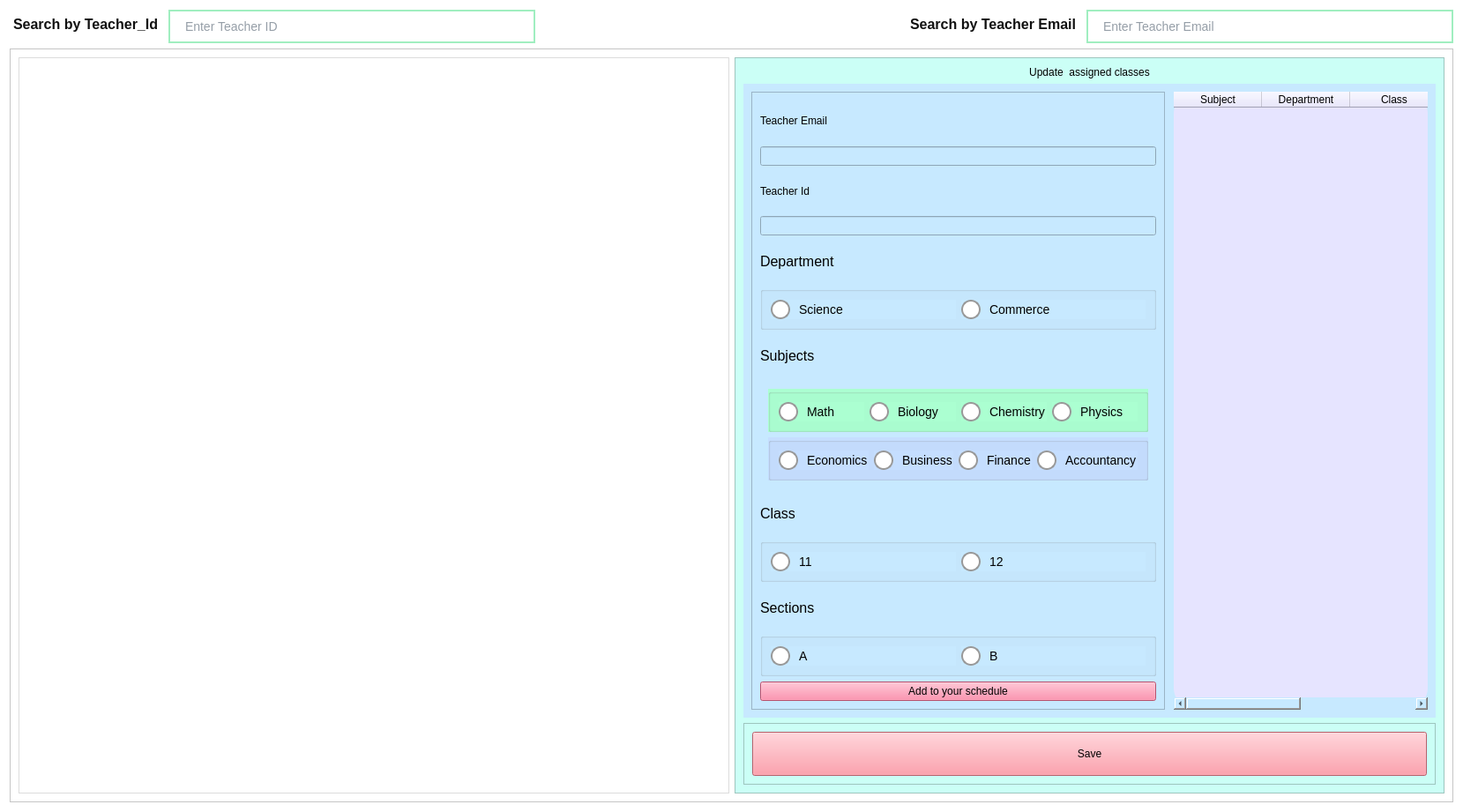
<?xml version="1.0" encoding="UTF-8"?>
<ui version="4.0">
 <class>admin_update_teacher_schedule</class>
 <widget class="QWidget" name="admin_update_teacher_schedule">
  <property name="geometry">
   <rect>
    <x>0</x>
    <y>0</y>
    <width>1659</width>
    <height>921</height>
   </rect>
  </property>
  <property name="windowTitle">
   <string>Form</string>
  </property>
  <property name="styleSheet">
   <string notr="true">background-color: rgb(255, 255, 255);
color: rgb(0, 0, 0);</string>
  </property>
  <layout class="QVBoxLayout" name="verticalLayout">
   <item>
    <layout class="QHBoxLayout" name="horizontalLayout_2">
     <item>
      <widget class="QLabel" name="label_3">
       <property name="styleSheet">
        <string notr="true">color: #111;
    font-size: 16px;
    font-weight: bold;
    font-family: &quot;Segoe UI&quot;;
    background-color: transparent;
    padding-bottom: 5px;
   </string>
       </property>
       <property name="text">
        <string>Search by Teacher_Id</string>
       </property>
      </widget>
     </item>
     <item>
      <widget class="QLineEdit" name="searchbyteacherid">
       <property name="styleSheet">
        <string notr="true">QLineEdit {
    background-color: #ffffff;
    border: 2px solid #a0eec0;
    border-radius: 20px;
    padding: 8px 15px;
    font-size: 14px;
    color: #2c3e50;
}

QLineEdit:focus {
    border: 2px solid #ff8591;
    background-color: #f9f9f9;
}

QLineEdit::placeholder {
    color: #95a5a6;
    font-style: italic;
}</string>
       </property>
       <property name="placeholderText">
        <string>Enter Teacher ID</string>
       </property>
      </widget>
     </item>
     <item>
      <spacer name="horizontalSpacer">
       <property name="orientation">
        <enum>Qt::Orientation::Horizontal</enum>
       </property>
       <property name="sizeHint" stdset="0">
        <size>
         <width>40</width>
         <height>20</height>
        </size>
       </property>
      </spacer>
     </item>
     <item>
      <widget class="QLabel" name="label_5">
       <property name="styleSheet">
        <string notr="true">color: #111;
    font-size: 16px;
    font-weight: bold;
    font-family: &quot;Segoe UI&quot;;
    background-color: transparent;
    padding-bottom: 5px;
   </string>
       </property>
       <property name="text">
        <string>Search by Teacher Email</string>
       </property>
      </widget>
     </item>
     <item>
      <widget class="QLineEdit" name="searchbyteacheremail">
       <property name="styleSheet">
        <string notr="true">QLineEdit {
    background-color: #ffffff;
    border: 2px solid #a0eec0;
    border-radius: 20px;
    padding: 8px 15px;
    font-size: 14px;
    color: #2c3e50;
}

QLineEdit:focus {
    border: 2px solid #ff8591;
    background-color: #f9f9f9;
}

QLineEdit::placeholder {
    color: #95a5a6;
    font-style: italic;
}</string>
       </property>
       <property name="placeholderText">
        <string>Enter Teacher Email</string>
       </property>
      </widget>
     </item>
    </layout>
   </item>
   <item>
    <widget class="QFrame" name="frame">
     <property name="frameShape">
      <enum>QFrame::Shape::StyledPanel</enum>
     </property>
     <property name="frameShadow">
      <enum>QFrame::Shadow::Raised</enum>
     </property>
     <layout class="QHBoxLayout" name="horizontalLayout_3">
      <item>
       <widget class="QTableWidget" name="showteacherstable">
        <property name="sizePolicy">
         <sizepolicy hsizetype="MinimumExpanding" vsizetype="Expanding">
          <horstretch>0</horstretch>
          <verstretch>0</verstretch>
         </sizepolicy>
        </property>
        <property name="styleSheet">
         <string notr="true">QTableWidget {
    background-color: #ffffff;
    alternate-background-color: #f2f2f2;
    selection-background-color: #a0eec0;
    selection-color: #000000;
    border: 1px solid #dcdcdc;
    gridline-color: #dcdcdc;
}

QHeaderView::section {
    background-color: #f8f9fa;
    padding: 4px;
    border: 1px solid #dcdcdc;
    font-weight: bold;
}</string>
        </property>
       </widget>
      </item>
      <item>
       <widget class="QFrame" name="frame_6">
        <property name="minimumSize">
         <size>
          <width>0</width>
          <height>500</height>
         </size>
        </property>
        <property name="styleSheet">
         <string notr="true">background-color: rgb(203, 255, 246);</string>
        </property>
        <property name="frameShape">
         <enum>QFrame::Shape::StyledPanel</enum>
        </property>
        <property name="frameShadow">
         <enum>QFrame::Shadow::Raised</enum>
        </property>
        <layout class="QVBoxLayout" name="verticalLayout_3">
         <item>
          <widget class="QLabel" name="label_4">
           <property name="styleSheet">
            <string notr="true">font: 9pt &quot;Segoe UI&quot;;
color: rgb(0, 0, 0);
font: 11pt &quot;Segoe UI&quot;;</string>
           </property>
           <property name="text">
            <string>Update  assigned classes</string>
           </property>
           <property name="alignment">
            <set>Qt::AlignmentFlag::AlignCenter</set>
           </property>
          </widget>
         </item>
         <item>
          <widget class="QWidget" name="verticalWidget_5" native="true">
           <property name="minimumSize">
            <size>
             <width>0</width>
             <height>400</height>
            </size>
           </property>
           <property name="styleSheet">
            <string notr="true">border color : black;
background-color: rgb(199, 233, 255);
</string>
           </property>
           <layout class="QHBoxLayout" name="horizontalLayout">
            <property name="spacing">
             <number>10</number>
            </property>
            <item>
             <widget class="QFrame" name="frame_8">
              <property name="styleSheet">
               <string notr="true">QRadioButton {
    color: #333333;
    font-size: 14px;
    spacing: 10px;
}

QRadioButton:checked {
    color: #0078d7;
    font-weight: bold;
}

QRadioButton::indicator {
    width: 18px;
    height: 18px;
    border-radius: 11px;
    border: 2px solid #999999;
    background-color: #ffffff;
}

QRadioButton::indicator:hover {
    border: 2px solid #0078d7;
}

QRadioButton::indicator:checked {
    background-color: #0078d7;
    border: 2px solid #005a9e;
}</string>
              </property>
              <property name="frameShape">
               <enum>QFrame::Shape::StyledPanel</enum>
              </property>
              <property name="frameShadow">
               <enum>QFrame::Shadow::Raised</enum>
              </property>
              <layout class="QVBoxLayout" name="verticalLayout_14">
               <item>
                <widget class="QLabel" name="label">
                 <property name="text">
                  <string>Teacher Email</string>
                 </property>
                </widget>
               </item>
               <item>
                <widget class="QLineEdit" name="lineEdit"/>
               </item>
               <item>
                <widget class="QLabel" name="label_2">
                 <property name="text">
                  <string>Teacher Id</string>
                 </property>
                </widget>
               </item>
               <item>
                <widget class="QLineEdit" name="lineEdit_2"/>
               </item>
               <item>
                <widget class="QLabel" name="label_24">
                 <property name="font">
                  <font>
                   <family>Segoe UI</family>
                   <pointsize>12</pointsize>
                   <italic>false</italic>
                   <bold>false</bold>
                  </font>
                 </property>
                 <property name="styleSheet">
                  <string notr="true">color: rgb(0, 0, 0);
font: 12pt &quot;Segoe UI&quot;;</string>
                 </property>
                 <property name="text">
                  <string>Department</string>
                 </property>
                </widget>
               </item>
               <item>
                <widget class="QGroupBox" name="groupBox">
                 <property name="styleSheet">
                  <string notr="true">color: rgb(0, 0, 0);</string>
                 </property>
                 <property name="title">
                  <string/>
                 </property>
                 <layout class="QHBoxLayout" name="horizontalLayout_5">
                  <item>
                   <widget class="QRadioButton" name="radioScience">
                    <property name="text">
                     <string>Science</string>
                    </property>
                   </widget>
                  </item>
                  <item>
                   <widget class="QRadioButton" name="radioCommerce">
                    <property name="text">
                     <string>Commerce</string>
                    </property>
                   </widget>
                  </item>
                 </layout>
                </widget>
               </item>
               <item>
                <widget class="QLabel" name="label_25">
                 <property name="font">
                  <font>
                   <family>Segoe UI</family>
                   <pointsize>12</pointsize>
                   <italic>false</italic>
                   <bold>false</bold>
                  </font>
                 </property>
                 <property name="styleSheet">
                  <string notr="true">color: rgb(0, 0, 0);
font: 12pt &quot;Segoe UI&quot;;</string>
                 </property>
                 <property name="text">
                  <string>Subjects</string>
                 </property>
                </widget>
               </item>
               <item>
                <widget class="QWidget" name="widget_4" native="true">
                 <property name="styleSheet">
                  <string notr="true">color: rgb(0, 0, 0);</string>
                 </property>
                 <layout class="QVBoxLayout" name="verticalLayout_4">
                  <item>
                   <widget class="QGroupBox" name="Sciencesubjects">
                    <property name="styleSheet">
                     <string notr="true">background-color: rgb(171, 255, 209);</string>
                    </property>
                    <layout class="QHBoxLayout" name="horizontalLayout_9">
                     <item>
                      <widget class="QRadioButton" name="radioMath">
                       <property name="text">
                        <string>Math</string>
                       </property>
                      </widget>
                     </item>
                     <item>
                      <widget class="QRadioButton" name="radioBiology">
                       <property name="text">
                        <string>Biology</string>
                       </property>
                      </widget>
                     </item>
                     <item>
                      <widget class="QRadioButton" name="radioChemistry">
                       <property name="text">
                        <string>Chemistry</string>
                       </property>
                      </widget>
                     </item>
                     <item>
                      <widget class="QRadioButton" name="radioPhysics">
                       <property name="text">
                        <string>Physics</string>
                       </property>
                      </widget>
                     </item>
                    </layout>
                   </widget>
                  </item>
                  <item>
                   <widget class="QGroupBox" name="Commercesubjects">
                    <property name="enabled">
                     <bool>true</bool>
                    </property>
                    <property name="styleSheet">
                     <string notr="true">background-color: rgb(197, 222, 255);</string>
                    </property>
                    <layout class="QHBoxLayout" name="horizontalLayout_6">
                     <item>
                      <widget class="QRadioButton" name="radioEconomics">
                       <property name="text">
                        <string>Economics</string>
                       </property>
                      </widget>
                     </item>
                     <item>
                      <widget class="QRadioButton" name="radioBusiness">
                       <property name="text">
                        <string>Business</string>
                       </property>
                      </widget>
                     </item>
                     <item>
                      <widget class="QRadioButton" name="radioFinance">
                       <property name="text">
                        <string>Finance</string>
                       </property>
                      </widget>
                     </item>
                     <item>
                      <widget class="QRadioButton" name="radioAccountancy">
                       <property name="text">
                        <string>Accountancy</string>
                       </property>
                      </widget>
                     </item>
                    </layout>
                   </widget>
                  </item>
                 </layout>
                </widget>
               </item>
               <item>
                <widget class="QLabel" name="label_26">
                 <property name="font">
                  <font>
                   <family>Segoe UI</family>
                   <pointsize>12</pointsize>
                   <italic>false</italic>
                   <bold>false</bold>
                  </font>
                 </property>
                 <property name="styleSheet">
                  <string notr="true">color: rgb(0, 0, 0);
font: 12pt &quot;Segoe UI&quot;;</string>
                 </property>
                 <property name="text">
                  <string>Class</string>
                 </property>
                </widget>
               </item>
               <item>
                <widget class="QGroupBox" name="groupBox_3">
                 <property name="styleSheet">
                  <string notr="true">color: rgb(0, 0, 0);</string>
                 </property>
                 <property name="title">
                  <string/>
                 </property>
                 <layout class="QHBoxLayout" name="horizontalLayout_7">
                  <item>
                   <widget class="QRadioButton" name="radio11">
                    <property name="text">
                     <string>11</string>
                    </property>
                   </widget>
                  </item>
                  <item>
                   <widget class="QRadioButton" name="radio12">
                    <property name="text">
                     <string>12</string>
                    </property>
                   </widget>
                  </item>
                 </layout>
                </widget>
               </item>
               <item>
                <widget class="QLabel" name="label_27">
                 <property name="font">
                  <font>
                   <family>Segoe UI</family>
                   <pointsize>12</pointsize>
                   <italic>false</italic>
                   <bold>false</bold>
                  </font>
                 </property>
                 <property name="styleSheet">
                  <string notr="true">color: rgb(0, 0, 0);
font: 12pt &quot;Segoe UI&quot;;</string>
                 </property>
                 <property name="text">
                  <string>Sections</string>
                 </property>
                </widget>
               </item>
               <item>
                <widget class="QGroupBox" name="groupBox_2">
                 <property name="styleSheet">
                  <string notr="true">color: rgb(0, 0, 0);</string>
                 </property>
                 <property name="title">
                  <string/>
                 </property>
                 <layout class="QHBoxLayout" name="horizontalLayout_8">
                  <item>
                   <widget class="QRadioButton" name="radioA">
                    <property name="text">
                     <string>A</string>
                    </property>
                   </widget>
                  </item>
                  <item>
                   <widget class="QRadioButton" name="radioB">
                    <property name="text">
                     <string>B</string>
                    </property>
                   </widget>
                  </item>
                 </layout>
                </widget>
               </item>
               <item>
                <widget class="QPushButton" name="tdprofile_addtoschedule">
                 <property name="styleSheet">
                  <string notr="true">background-color: rgb(255, 115, 152);
color: rgb(0, 0, 0);
font: 600 12pt &quot;Segoe UI&quot;;</string>
                 </property>
                 <property name="text">
                  <string>Add to your schedule</string>
                 </property>
                </widget>
               </item>
              </layout>
             </widget>
            </item>
            <item>
             <widget class="QTableWidget" name="tempScheduleTable">
              <property name="styleSheet">
               <string notr="true">color: rgb(0, 0, 0);
background-color: rgb(130, 180, 255);
background-color: rgb(230, 228, 255);
border-radius: 25%
</string>
              </property>
              <column>
               <property name="text">
                <string>Subject</string>
               </property>
              </column>
              <column>
               <property name="text">
                <string>Department</string>
               </property>
              </column>
              <column>
               <property name="text">
                <string>Class</string>
               </property>
              </column>
              <column>
               <property name="text">
                <string>Section</string>
               </property>
              </column>
             </widget>
            </item>
           </layout>
          </widget>
         </item>
         <item>
          <widget class="QFrame" name="frame_7">
           <property name="frameShape">
            <enum>QFrame::Shape::StyledPanel</enum>
           </property>
           <property name="frameShadow">
            <enum>QFrame::Shadow::Raised</enum>
           </property>
           <layout class="QHBoxLayout" name="horizontalLayout_4">
            <item>
             <widget class="QPushButton" name="savebutton2">
              <property name="minimumSize">
               <size>
                <width>60</width>
                <height>50</height>
               </size>
              </property>
              <property name="styleSheet">
               <string notr="true">color: rgb(0, 0, 0);
font: 600 9pt &quot;Segoe UI&quot;;
background-color: rgb(255, 133, 149);</string>
              </property>
              <property name="text">
               <string>Save</string>
              </property>
             </widget>
            </item>
           </layout>
          </widget>
         </item>
        </layout>
       </widget>
      </item>
     </layout>
    </widget>
   </item>
  </layout>
 </widget>
 <resources/>
 <connections/>
</ui>
